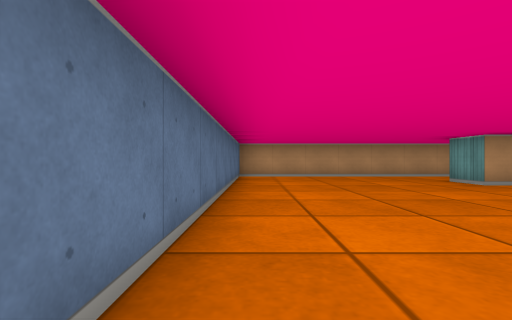
view 1 (above)

18 first-person views from a walk through a cub3D level. The camera is about half as high as the walls, looks level and sees 85° across. The floor is counted in squares. Each view is taken from the middle of a square. On the plan, view 1 faces up. The plan holds only what a view shows up to about 9 squares ahead; the rest is blank.

view 2
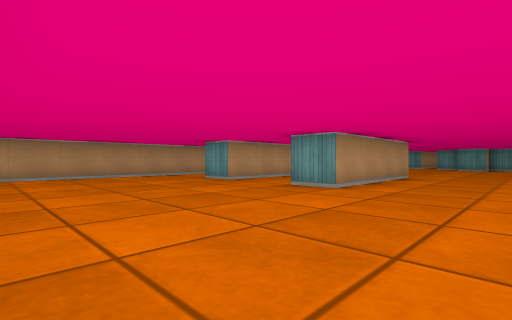

view 3
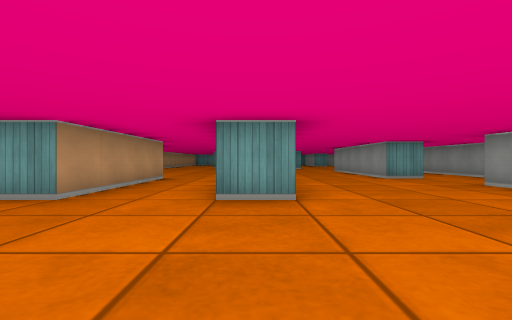

view 4
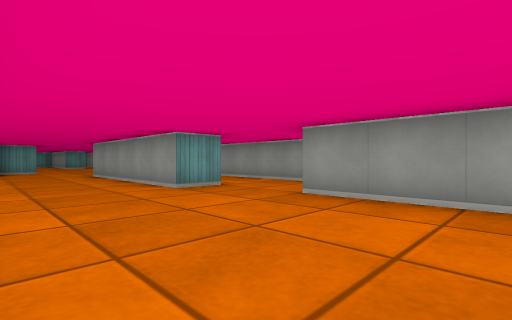

view 5
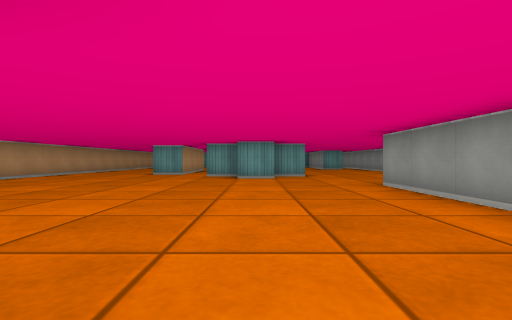

view 6
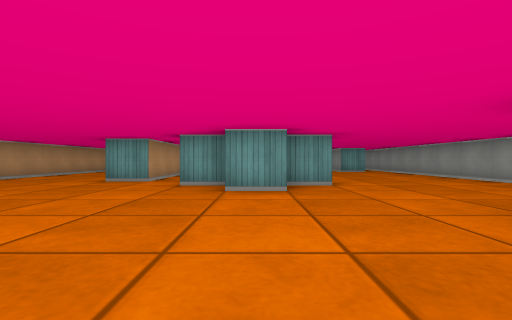

view 7
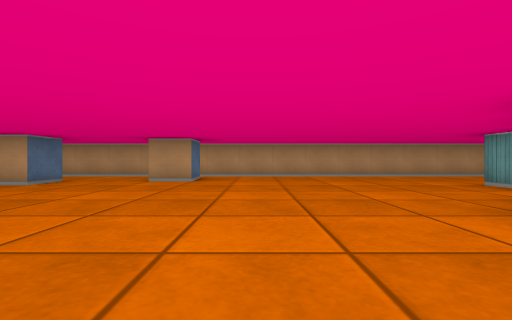

view 8
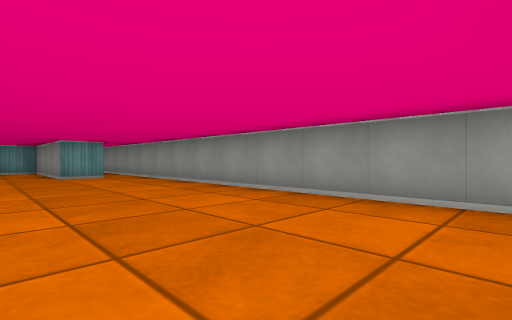

view 9
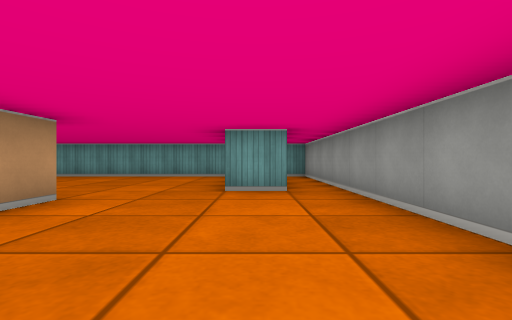

view 10
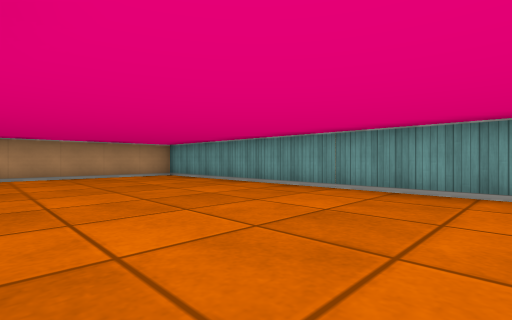

view 11
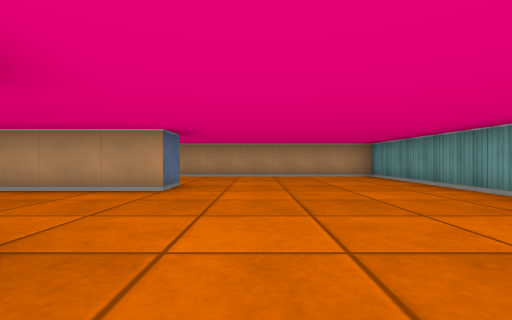

view 12
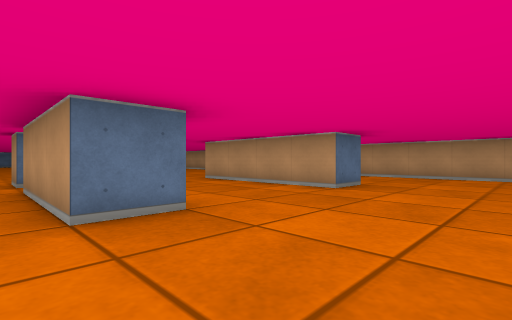

view 13
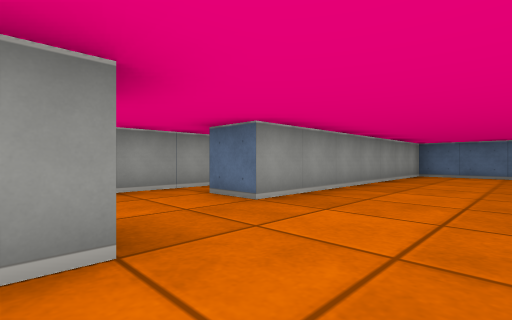

view 14
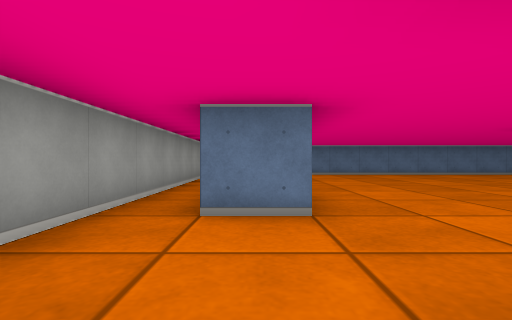

view 15
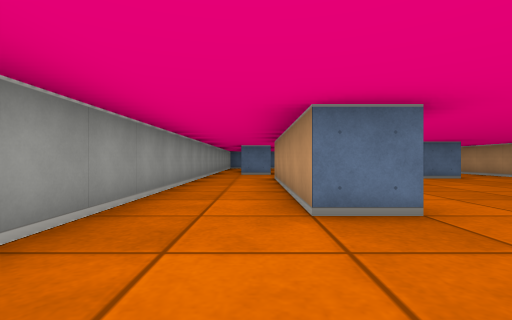

view 16
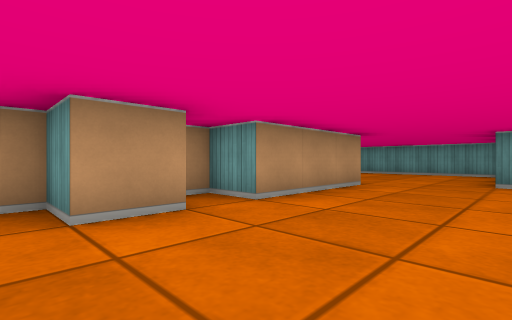

view 17
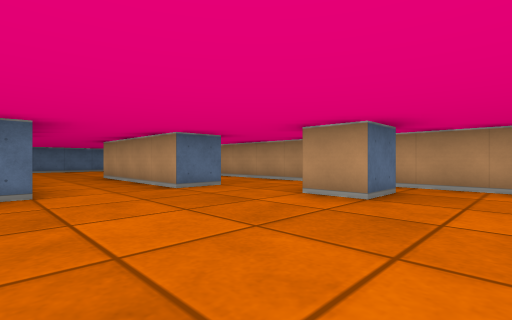

view 18
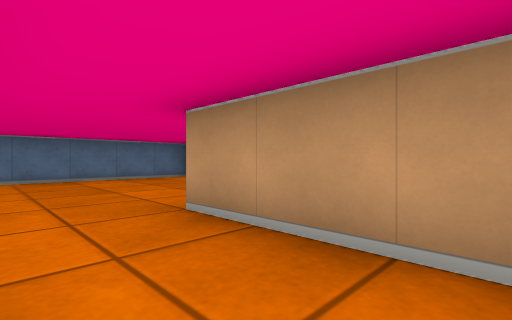

### Floor plan
Points are (right, up) in squares from view 1. A wall is a line through its corners. A room is listed if a view was taken in it or the views show most of it. See-through windows are left out.
Room 1 (views 1, 2, 3, 4, 5, 6, 7, 8, 9, 10, 11, 12, 13, 14, 15, 16, 17, 18)
walls: (15.5, 1.5) (15.5, 2.5); (13.5, -0.5) (13.5, -1.5) (8.5, -1.5) (8.5, -0.5) (13.5, -0.5); (16.5, 2.5) (16.5, 3.5); (8.5, 3.5) (8.5, 2.5) (4.5, 2.5) (4.5, 3.5); (11.5, 7.5) (11.5, 6.5) (10.5, 6.5); (17.5, 0.5) (16.5, 0.5) (16.5, 1.5); (8.5, 6.5) (8.5, 5.5) (4.5, 5.5) (4.5, 6.5); (21.5, 1.5) (21.5, 0.5) (18.5, 0.5) (18.5, 1.5) (18, 1.5); (21.5, 5.5) (21.5, 4.5) (17.5, 4.5) (17.5, 5.5); (22.5, -2.5) (22.5, -1.5) (25.1, -1.5); (1.6, -3.5) (26.5, -3.5) (26.5, -2.9); (26.5, -1.2) (26.5, 8.5) (-0.5, 8.5) (-0.5, -1.5) (6.5, -1.5) (6.5, -2.5)

Positions as (right, up) in squares from view 1, and headings:
1: (0, 0), facing up
2: (0, 0), facing up-right
3: (1, 3), facing right
4: (4, 2), facing down-right
5: (8, 2), facing right
6: (11, 2), facing right
7: (13, 0), facing up
8: (14, 0), facing down-right
9: (18, -2), facing right
10: (22, 0), facing up-right
11: (23, 0), facing up
12: (24, 0), facing up-left
13: (9, 1), facing down-left
14: (9, -2), facing left
15: (16, -2), facing left
16: (16, -2), facing up-right
17: (13, 3), facing up-left
18: (7, 4), facing up-left
